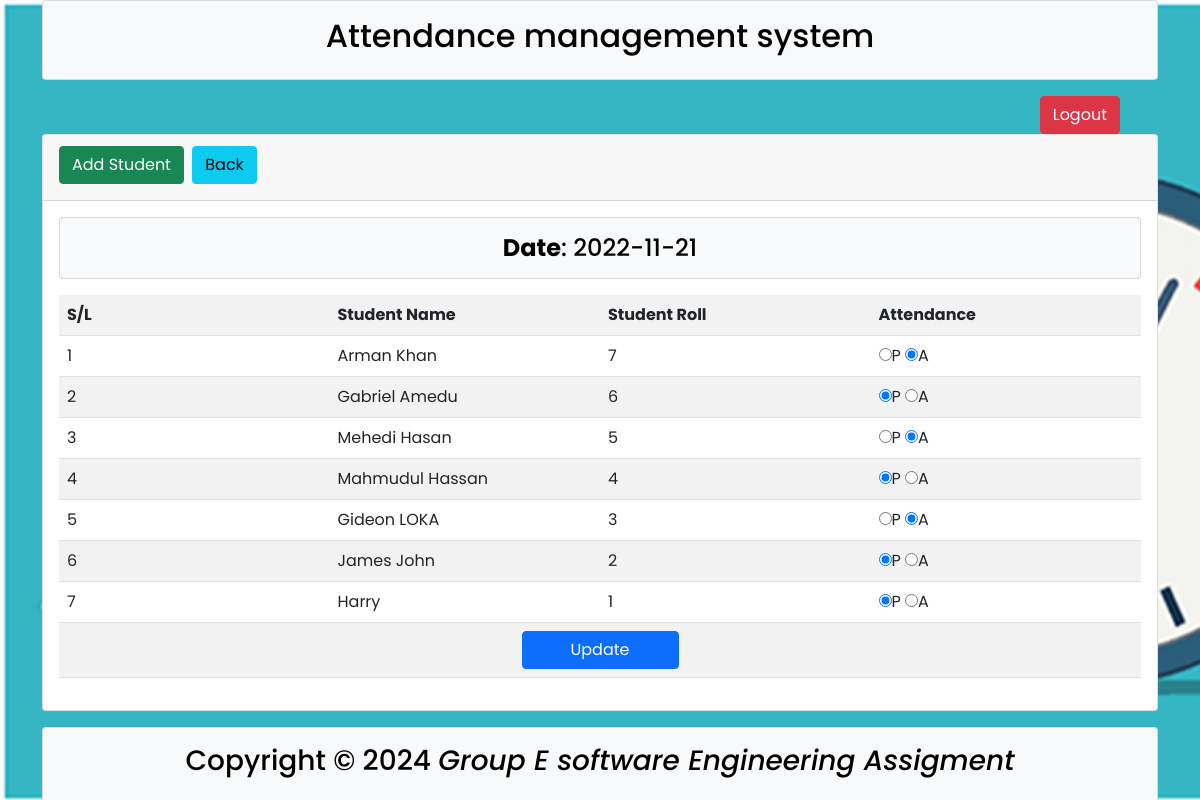
Page /student_view.php?dt=2022-11-21 (signed in) on the committed database.
### tables this page shows
CREATE TABLE `tbl_student` (
  `id` int(11) NOT NULL,
  `name` varchar(255) NOT NULL,
  `roll` int(11) NOT NULL
);

CREATE TABLE `tbl_attendance` (
  `id` int(11) NOT NULL,
  `roll` int(11) NOT NULL,
  `attend` varchar(255) NOT NULL,
  `att_time` date NOT NULL
);

### lib/Database.php (called while the page is built, shortened)
<?php
Class Database{
 public $host   = DB_HOST;
 public $user   = DB_USER;
 public $pass   = DB_PASS;
 public $dbname = DB_NAME;
 public $link;
private function connectDB(){
   $this->link = new mysqli($this->host, $this->user, $this->pass,
      $this->dbname);
   }
  public function select($query){
    $result = $this->link->query($query) or
       die($this->link->error.__LINE__);
      if($result->num_rows > 0){
        return $result;
      } else {
        return false;
      }
   }
}

### classes/Student.php (called while the page is built, shortened)
<?php
$filepath = realpath(dirname(__FILE__));
include_once($filepath . '/../lib/Database.php');
include_once($filepath . '/../helpers/Format.php');
?>
<?php
class Student
{
	private $db;
	private $fm;
	public function __construct()
	{
		$this->db = new Database();
		$this->fm = new Format();
	}
	public function getAllData($dt)
	{
		$date = $this->fm->validation($dt);
		$date = mysqli_real_escape_string($this->db->link, $date);
		$query = "SELECT tbl_student.name, tbl_attendance.*
				FROM tbl_student
				INNER JOIN tbl_attendance
				ON    tbl_student.roll = tbl_attendance.roll
				WHERE att_time         = '$date'";
		$result = $this->db->select($query);
		return $result;
	}
}

### helpers/Format.php (called while the page is built)
<?php
class Format{
   public function validation($data){
      $data = trim($data);
      $data = stripcslashes($data);
      $data = htmlspecialchars($data);
      return $data;
   }
}
?>

### student_view.php (the view, shortened to what this page needs)
<?php
	if(!isset($_SESSION['admin'])){
		header("location:login.php");
	}else{
			include "inc/header.php";
	include "classes/Student.php";
	$stu = new Student();
?>
<?php
	$dt = $_GET['dt'];
?>
	<div class="container">
		<div class="card">
			<div class="card-header">
				<h2>
					<a class="btn btn-success" href="add.php">Add Student</a>
					<a class="btn btn-info float-right" href="date_view.php">Back</a>
				</h2>
			</div>
			<div class="card-body">
				<div class="card bg-light text-center mb-3">
					<h4 class="m-0 py-3"><strong>Date</strong>: <?php echo $dt; ?></h4>
				</div>
				<form action="" method="post">
					<table class="table table-striped">
						<tr>
							<th width="25%">S/L</th>
							<th width="25%">Student Name</th>
							<th width="25%">Student Roll</th>
							<th width="25%">Attendance</th>
						</tr>
<?php
	$getstudent = $stu->getAllData($dt);
	if ($getstudent) {
		$i = 0;
		while ($value = $getstudent->fetch_assoc()) {
			$i++;
?>
<tr>
	<td><?php echo $i; ?></td>
	<td><?php echo $value['name']; ?></td>
	<td><?php echo $value['roll']; ?></td>
	<td>
		<input type="radio" name="attend[<?php echo $value['roll']; ?>]" value="present" <?php if($value['attend'] == "present") {echo "checked";} ?>>P
		<input type="radio" name="attend[<?php echo $value['roll']; ?>]" value="absent" <?php if($value['attend'] == "absent") {echo "checked";} ?>>A
	</td>
</tr>
<?php } } ?>
						<tr>
							<td colspan="4" class="text-center">
								<input type="submit" name="submit" class="btn btn-primary px-5" value="Update">
							</td>
						</tr>
					</table>
				</form>
			</div>
		</div>
	</div>
<?php include("inc/footer.php");
}?>

### assets/css/style.css (style rules this page uses)
body { font-family: 'Poppins', sans-serif; color: #555555; }
h1, h2, h3, h4, h5, h6 { color: #000000; }
a { color: #000000; text-decoration: none; transition: all .5s ease; }
.btn { transition: .5s ease; }

### rows in the picture
tbl_student: name "Arman Khan", tbl_attendance.roll "7"
tbl_attendance: attend "☑"
tbl_student: name "Gabriel Amedu", tbl_attendance.roll "6"
tbl_attendance: attend "☑"
tbl_student: name "Mehedi Hasan", tbl_attendance.roll "5"
tbl_attendance: attend "☑"
tbl_student: name "Mahmudul Hassan", tbl_attendance.roll "4"
tbl_attendance: attend "☑"
tbl_student: name "Gideon LOKA", tbl_attendance.roll "3"
tbl_attendance: attend "☑"
tbl_student: name "James John", tbl_attendance.roll "2"
tbl_attendance: attend "☑"
tbl_student: name "Harry", tbl_attendance.roll "1"
tbl_attendance: attend "☑"

### other values in the picture
$dt "2022-11-21"
